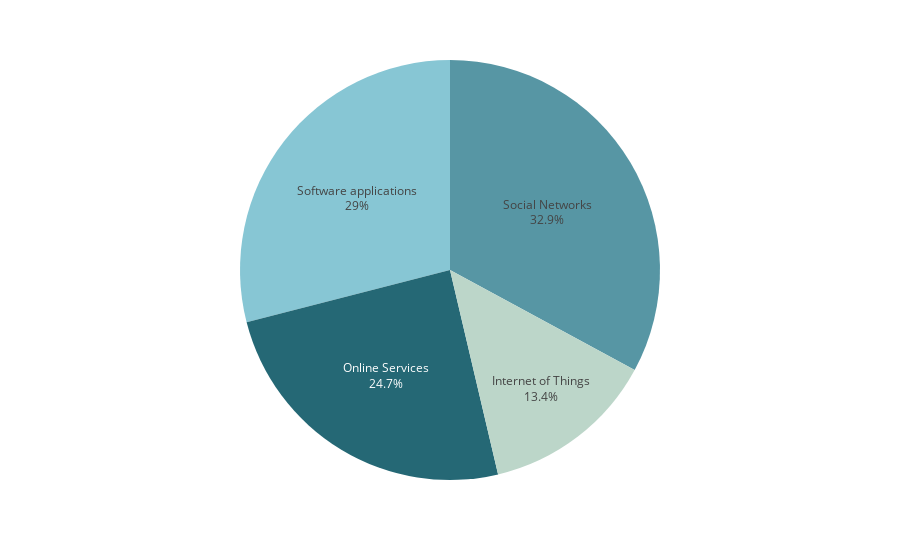

The cell this chart's notebook holds for it:
### Code cell
# pie chart part
# Fig. 4. The distribution of domains by year and the corresponding percentage distribution in the selected papers set.
grouped_domain = df.groupby(['Domain']).size().reset_index(name='count')
fig = px.pie(grouped_domain, values='count', names='Domain')

fig.update_layout(title_text='')
fig.update_traces(textposition='inside', textinfo='percent+label', marker=dict(colors=['#bcd6c9', '#256875', '#5796a4', '#87c6d4']))
fig.update_layout(showlegend=False)
fig.show()
fig.write_image("img/pie-chart-domain.pdf", width=400, height=300)

### Figure 1 — Plotly figure (JSON) as saved in the notebook; plotly's stock layout.template omitted (floating-point values rounded to 4 significant figures)
{"data": [{"domain": {"x": [0, 1], "y": [0, 1]}, "hovertemplate": "Domain=%{label}<br>count=%{value}<extra></extra>", "labels": ["Internet of Things", "Online Services", "Social Networks", "Software applications"], "legendgroup": "", "marker": {"colors": ["#bcd6c9", "#256875", "#5796a4", "#87c6d4"]}, "name": "", "showlegend": true, "textinfo": "percent+label", "textposition": "inside", "type": "pie", "values": [31, 57, 76, 67]}], "layout": {"legend": {"tracegroupgap": 0}, "margin": {"t": 60}, "showlegend": false, "title": {"text": ""}}}
